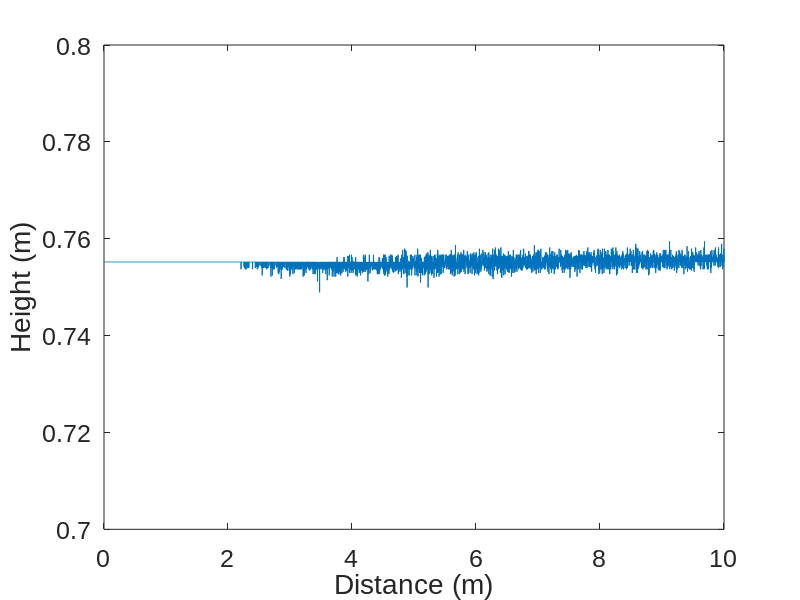

MATLAB code for this plot:
% model to generate eolian sand ripples
% written by AGT 3/31/2016

clear all
figure(1)
clf

%% initialize

%define grain size
dgrain = .25/1000; %.25 mm diameter for grains
eta = 0.35; %porosity

% create distance array
xmax = 10; %m, max distance
dx = 0.001; %1 mm, distance between bins (4 grain widths wide)
x = (dx/2):dx:xmax-(dx/2); %so that the x value is in the middle of each 'bin'

% set up time array
P = 100; %input for max time, days
tmax = 3600*24*P; %max time, days
dt = 3600; %seconds
t = 0:dt:tmax;

%define ground profile
N = 10000*ones(size(x)); %each bin N is filled with 10000 grains
zg = ones(size(x)).*(pi.*N*(dgrain^2))/(4*(1-eta)*dx); %initial ground profile is flat surface

imax = length(t);
tplot = 3600*24;

for i = 1:imax
    
    %incoming grain trajectory
    h_traj = 0.5 + 1*rand; %initial height of grain from 0.5-1.5 m
    ang_traj = 7 + 6*rand; %angle of trajectory from 7-13 degrees
    x_impact = h_traj/(tand(ang_traj)); %distance at which grain hits the ground
    
    %movement of grain from impact
    ngrain = floor(3 + 4*rand); %number of grains moved on impact from 3-7
    dx_moved = 1 + 3*rand; %m distance grains move from 1 to 4
    x_moved = x_impact + dx_moved; %distance where grains are moved to
  
    %round to numbers that exist in the x array
    x_moved = round(x_moved*1000)/1000+0.0005; 
    x_impact = round(x_impact*1000)/1000+0.0005;
    
    %find indexes for input into ground topography
    tr = find(x==x_impact,1); 
    m = find(x==x_moved,1);

    %N number of grains in the bin needs to be defined
    %zg = (pi*N*(dgrain^2))/(4*(1-nu)*dx);
    
    %update ground topography
    zg(tr) = zg(tr) - dgrain*ngrain; %ground where the grain hits lowers
    zg(m) = zg(m) + dgrain*ngrain; %ground where the grains are moved increases
    
    if(rem(t(i),tplot)==0)
        figure(1)
        plot(x,zg)
        axis([0 10 0.7 0.8])
        xlabel('Distance (m)','fontname','arial','fontsize', 21)
        ylabel('Height (m)', 'fontname', 'arial', 'fontsize', 21)
        set(gca, 'fontsize', 18, 'fontname', 'arial') 
        time=num2str(t(i)/(3600*24)); %convert time of each plot to 'letters'
        timetext=strcat(time,' days'); %add seconds to the time
        text(7,0.3,timetext,'fontsize',14) %shows time on each plot
        pause(0.1)
    end
    
end









